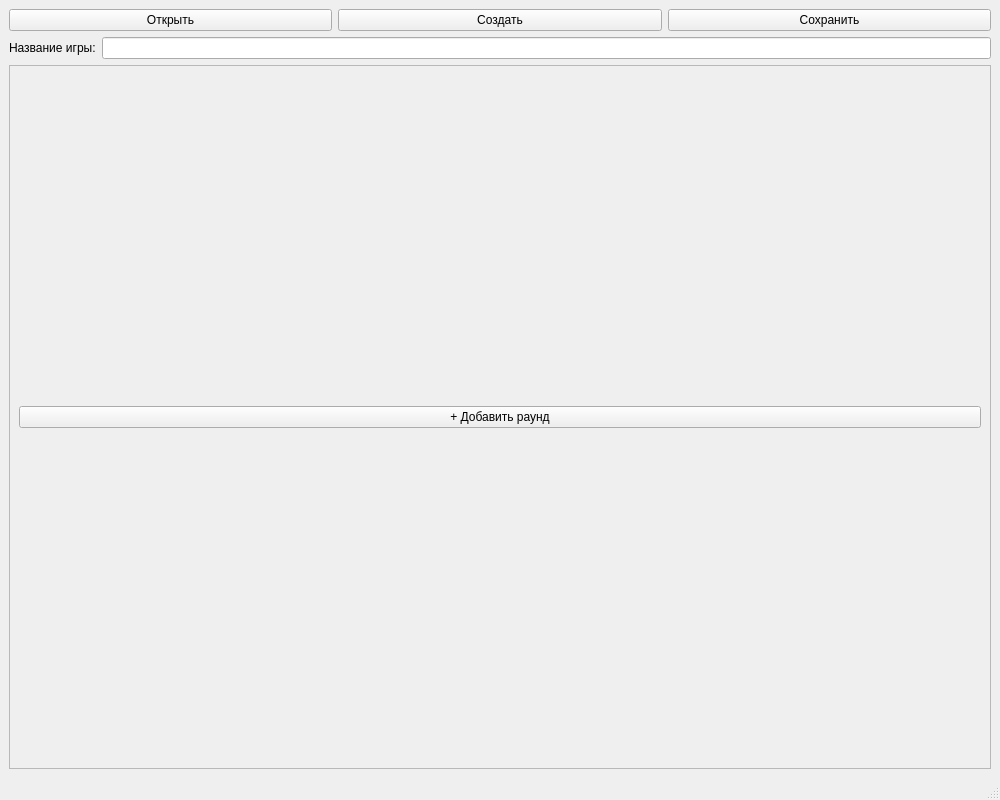
<?xml version="1.0" encoding="UTF-8"?>
<ui version="4.0">
 <class>GameEditorWindow</class>
 <widget class="QMainWindow" name="GameEditorWindow">
  <property name="geometry">
   <rect>
    <x>0</x>
    <y>0</y>
    <width>1000</width>
    <height>800</height>
   </rect>
  </property>
  <property name="windowTitle">
   <string>Редактор SIGame</string>
  </property>
  <widget class="QWidget" name="centralWidget">
   <layout class="QVBoxLayout" name="mainLayout">
    <item>
     <layout class="QHBoxLayout" name="topBar">
      <item>
       <widget class="QPushButton" name="openButton">
        <property name="text">
         <string>Открыть</string>
        </property>
       </widget>
      </item>
      <item>
       <widget class="QPushButton" name="createButton">
        <property name="text">
         <string>Создать</string>
        </property>
       </widget>
      </item>
      <item>
       <widget class="QPushButton" name="saveButton">
        <property name="text">
         <string>Сохранить</string>
        </property>
       </widget>
      </item>
     </layout>
    </item>
    <item>
     <layout class="QHBoxLayout" name="titleLayout">
      <item>
       <widget class="QLabel" name="titleLabel">
        <property name="text">
         <string>Название игры:</string>
        </property>
       </widget>
      </item>
      <item>
       <widget class="QLineEdit" name="gameTitleEdit"/>
      </item>
     </layout>
    </item>
    <item>
     <widget class="QScrollArea" name="scrollArea">
      <property name="widgetResizable">
       <bool>true</bool>
      </property>
      <widget class="QWidget" name="scrollContent">
       <property name="geometry">
        <rect>
         <x>0</x>
         <y>0</y>
         <width>980</width>
         <height>694</height>
        </rect>
       </property>
       <layout class="QVBoxLayout" name="roundsLayout">
        <item>
         <widget class="QPushButton" name="addRoundButton">
          <property name="text">
           <string>+ Добавить раунд</string>
          </property>
         </widget>
        </item>
       </layout>
      </widget>
     </widget>
    </item>
   </layout>
  </widget>
  <widget class="QStatusBar" name="statusBar"/>
 </widget>
 <resources/>
 <connections/>
</ui>
